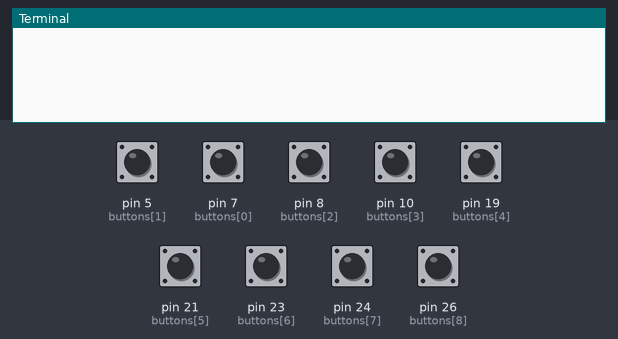
Bench run of a program on a simulated Raspberry Pi (header pin numbers). Shown: the last lines printed to the terminal. The inputs (shaded band) are chosen by the test bench; at power-on: pin 5 (buttons[1]), pin 7 (buttons[0]), pin 8 (buttons[2]), pin 10 (buttons[3]), pin 19 (buttons[4]), pin 21 (buttons[5]), pin 23 (buttons[6]), pin 24 (buttons[7]), pin 26 (buttons[8]) HIGH.

Above: at 1.2 s.
1.3 s: pin 5 (buttons[1]) pulled LOW for 0.15 s
At 2.6 s:
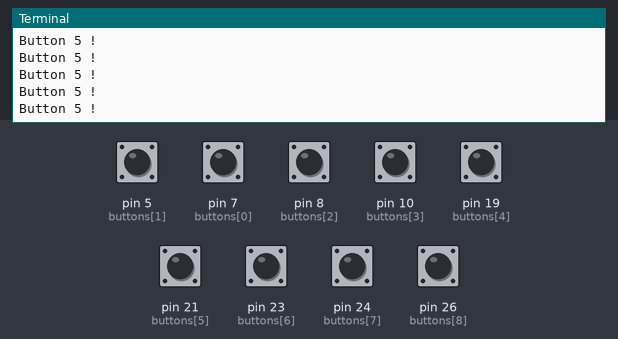
2.9 s: pin 7 (buttons[0]) pulled LOW for 0.15 s
At 4.2 s:
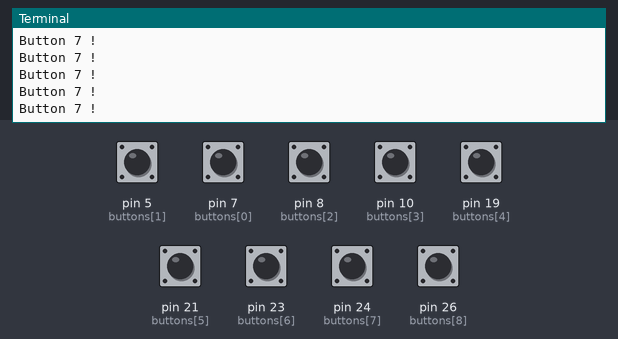
4.5 s: pin 8 (buttons[2]) pulled LOW for 0.15 s
At 5.4 s:
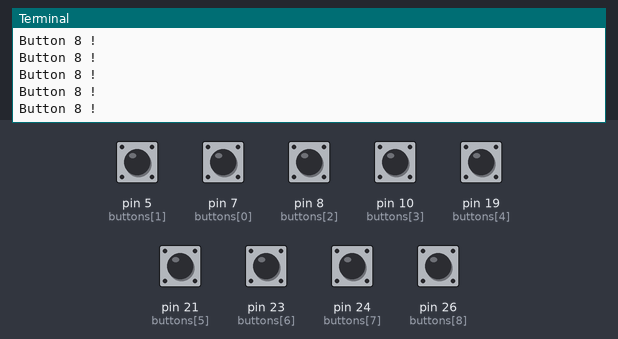
6.1 s: pin 10 (buttons[3]) pulled LOW for 0.15 s
At 6.6 s:
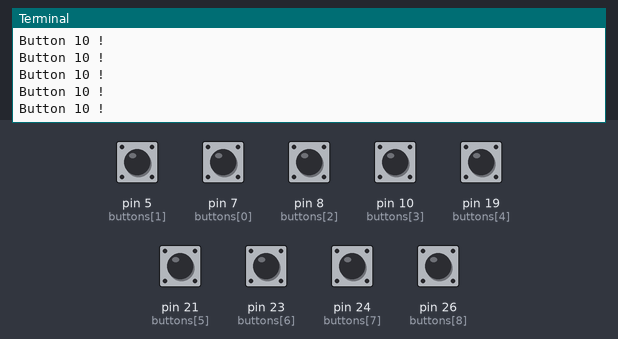
7.7 s: pin 19 (buttons[4]) pulled LOW for 0.15 s
At 9.0 s:
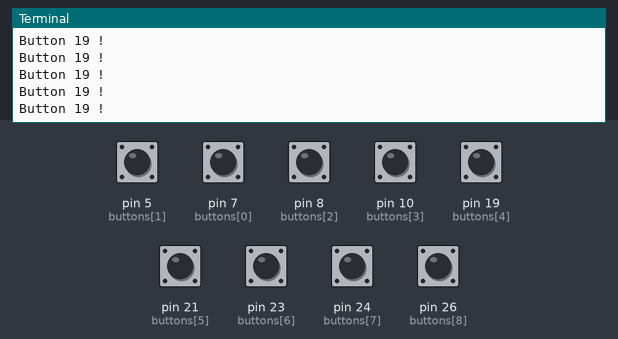
9.3 s: pin 21 (buttons[5]) pulled LOW for 0.15 s
At 10.2 s:
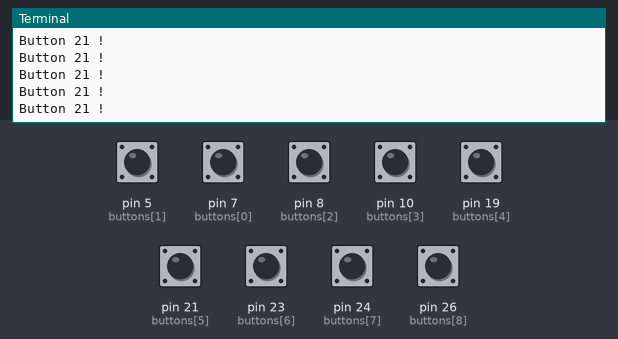
Timing chart, 0 to 11.9 s (numbered marks = the images above; inputs shaded):
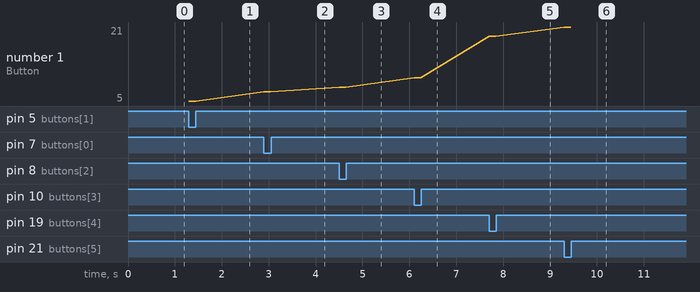

The program:

ButtonTest.py
```python
import RPi.GPIO as io
import time

buttons = [7, # GPIO7
           #3, # SDA
           5, # SCL
           8, # TXD
           10, # RXD
           19, # MOS
           21, # MSO
           23, # SCLK
           24, # CE0
           26] # CE1

io.setmode(io.BOARD)

for b in buttons:
    io.setup(b,io.IN, pull_up_down=io.PUD_UP)

while True:
    for b in buttons:
        state = io.input(b)
        if state == io.LOW:
            print "Button",b,"!"
```

Measured:
- after the input at 1.3 s, the terminal: prints a new line at once (image 1)
- after the input at 2.9 s, the terminal: prints a new line at once (image 2)
- after the input at 4.5 s, the terminal: prints a new line at once (image 3)
- after the input at 6.1 s, the terminal: prints a new line at once (image 4)
- after the input at 7.7 s, the terminal: prints a new line at once (image 5)
- after the input at 9.3 s, the terminal: prints a new line at once (image 6)
- plotted number 1: 5 → 7 after the input at 2.9 s, 7 → 8 after the input at 4.5 s, 8 → 10 after the input at 6.1 s, 10 → 19 after the input at 7.7 s, 19 → 21 after the input at 9.3 s
